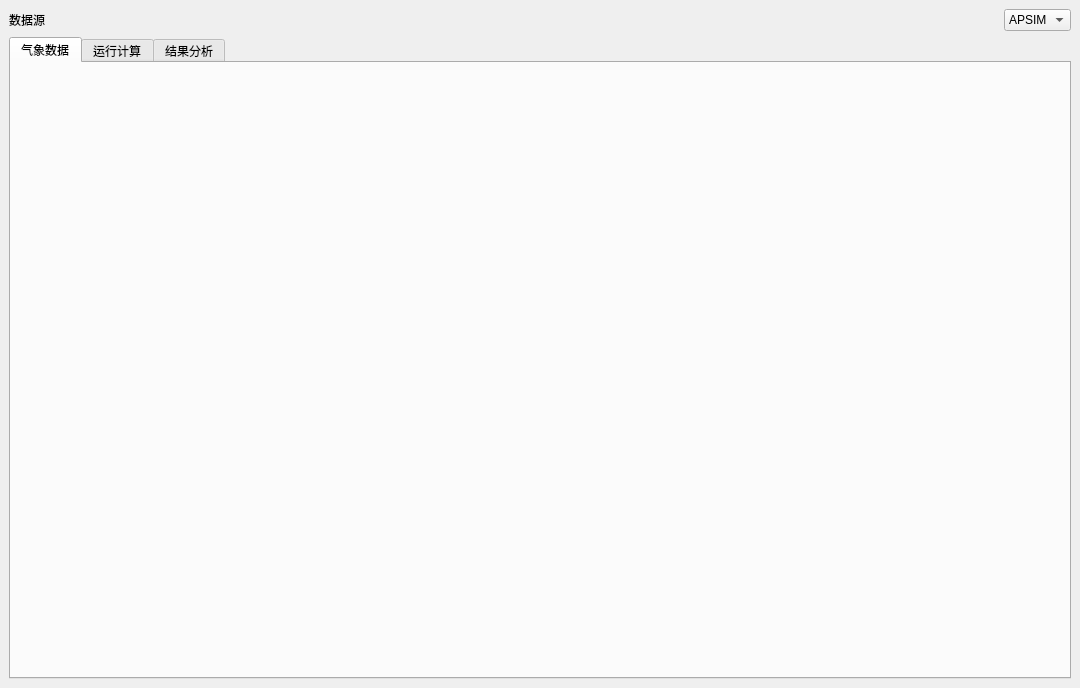
<?xml version="1.0" encoding="UTF-8"?>
<ui version="4.0">
 <class>AgriDataAnalysisPredictDialog</class>
 <widget class="QWidget" name="AgriDataAnalysisPredictDialog">
  <property name="geometry">
   <rect>
    <x>0</x>
    <y>0</y>
    <width>1080</width>
    <height>688</height>
   </rect>
  </property>
  <property name="windowTitle">
   <string>Form</string>
  </property>
  <layout class="QGridLayout" name="gridLayout">
   <property name="leftMargin">
    <number>9</number>
   </property>
   <property name="topMargin">
    <number>9</number>
   </property>
   <property name="rightMargin">
    <number>9</number>
   </property>
   <property name="bottomMargin">
    <number>9</number>
   </property>
   <item row="1" column="0">
    <widget class="QWidget" name="widget" native="true">
     <property name="styleSheet">
      <string notr="true"/>
     </property>
     <layout class="QHBoxLayout" name="horizontalLayout_2">
      <property name="leftMargin">
       <number>0</number>
      </property>
      <property name="topMargin">
       <number>0</number>
      </property>
      <property name="rightMargin">
       <number>0</number>
      </property>
      <property name="bottomMargin">
       <number>0</number>
      </property>
      <item>
       <widget class="QTabWidget" name="tabWidget">
        <property name="currentIndex">
         <number>0</number>
        </property>
        <widget class="QWidget" name="tab_wet">
         <attribute name="title">
          <string>气象数据</string>
         </attribute>
         <layout class="QVBoxLayout" name="verticalLayout_3">
          <item>
           <widget class="AgriAPSimMet" name="sim_met" native="true"/>
          </item>
         </layout>
        </widget>
        <widget class="QWidget" name="tab_run">
         <attribute name="title">
          <string>运行计算</string>
         </attribute>
         <layout class="QVBoxLayout" name="verticalLayout_2">
          <item>
           <widget class="AgriAPSimControl" name="sim_control" native="true"/>
          </item>
         </layout>
        </widget>
        <widget class="QWidget" name="tab_output">
         <attribute name="title">
          <string>结果分析</string>
         </attribute>
         <layout class="QVBoxLayout" name="verticalLayout_4">
          <item>
           <widget class="AgriAPSimAnalysis" name="sim_output" native="true"/>
          </item>
         </layout>
        </widget>
       </widget>
      </item>
     </layout>
    </widget>
   </item>
   <item row="0" column="0">
    <layout class="QHBoxLayout" name="horizontalLayout">
     <item>
      <widget class="QLabel" name="label">
       <property name="text">
        <string>数据源</string>
       </property>
      </widget>
     </item>
     <item>
      <spacer name="horizontalSpacer">
       <property name="orientation">
        <enum>Qt::Horizontal</enum>
       </property>
       <property name="sizeHint" stdset="0">
        <size>
         <width>40</width>
         <height>20</height>
        </size>
       </property>
      </spacer>
     </item>
     <item>
      <widget class="QComboBox" name="comboBox">
       <item>
        <property name="text">
         <string>APSIM</string>
        </property>
       </item>
      </widget>
     </item>
    </layout>
   </item>
  </layout>
 </widget>
 <customwidgets>
  <customwidget>
   <class>AgriAPSimControl</class>
   <extends>QWidget</extends>
   <header>AgriAPSimControl.h</header>
   <container>1</container>
  </customwidget>
  <customwidget>
   <class>AgriAPSimMet</class>
   <extends>QWidget</extends>
   <header>AgriAPSimMet.h</header>
   <container>1</container>
  </customwidget>
  <customwidget>
   <class>AgriAPSimAnalysis</class>
   <extends>QWidget</extends>
   <header>AgriAPSimAnalysis.h</header>
   <container>1</container>
  </customwidget>
 </customwidgets>
 <resources/>
 <connections/>
</ui>
